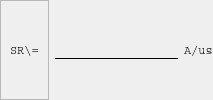
                                 <widget class="QFrame" name="frame_58">
                                  <property name="frameShape">
                                   <enum>QFrame::NoFrame</enum>
                                  </property>
                                  <property name="frameShadow">
                                   <enum>QFrame::Plain</enum>
                                  </property>
                                  <layout class="QHBoxLayout" name="horizontalLayout_16">
                                   <property name="leftMargin">
                                    <number>0</number>
                                   </property>
                                   <property name="topMargin">
                                    <number>0</number>
                                   </property>
                                   <property name="rightMargin">
                                    <number>0</number>
                                   </property>
                                   <property name="bottomMargin">
                                    <number>0</number>
                                   </property>
                                   <item>
                                    <widget class="QFrame" name="frame_59">
                                     <property name="frameShape">
                                      <enum>QFrame::StyledPanel</enum>
                                     </property>
                                     <property name="frameShadow">
                                      <enum>QFrame::Raised</enum>
                                     </property>
                                     <layout class="QVBoxLayout" name="verticalLayout_39">
                                      <item>
                                       <widget class="QLabel" name="label_22">
                                        <property name="font">
                                         <font>
                                          <family>Courier</family>
                                         </font>
                                        </property>
                                        <property name="text">
                                         <string>SR\=</string>
                                        </property>
                                       </widget>
                                      </item>
                                     </layout>
                                    </widget>
                                   </item>
                                   <item>
                                    <widget class="QFrame" name="frame_60">
                                     <property name="frameShape">
                                      <enum>QFrame::NoFrame</enum>
                                     </property>
                                     <property name="frameShadow">
                                      <enum>QFrame::Plain</enum>
                                     </property>
                                     <layout class="QHBoxLayout" name="horizontalLayout_17">
                                      <property name="spacing">
                                       <number>0</number>
                                      </property>
                                      <property name="leftMargin">
                                       <number>0</number>
                                      </property>
                                      <property name="topMargin">
                                       <number>0</number>
                                      </property>
                                      <property name="rightMargin">
                                       <number>0</number>
                                      </property>
                                      <property name="bottomMargin">
                                       <number>0</number>
                                      </property>
                                      <item>
                                       <widget class="QLineEdit" name="lineEdit_8">
                                        <property name="minimumSize">
                                         <size>
                                          <width>50</width>
                                          <height>0</height>
                                         </size>
                                        </property>
                                        <property name="styleSheet">
                                         <string notr="true">QLineEdit{
	border:transparent;
	background: transparent;
	border-bottom: 1px solid black;
	font: 14px;

}


QLineEdit:down-arrow {
    image: url(resources/arrow.png);
	width: 14px;
	height: 14px;
}

QLineEdit QAbstractItemView {

    border: 2px solid darkgray;
    selection-background-color: rgb(174, 255, 193);
	selection-color: black;
	background-color: white;

}</string>
                                        </property>
                                       </widget>
                                      </item>
                                     </layout>
                                    </widget>
                                   </item>
                                   <item>
                                    <widget class="QFrame" name="frame_61">
                                     <property name="frameShape">
                                      <enum>QFrame::NoFrame</enum>
                                     </property>
                                     <property name="frameShadow">
                                      <enum>QFrame::Plain</enum>
                                     </property>
                                     <layout class="QVBoxLayout" name="verticalLayout_40">
                                      <property name="spacing">
                                       <number>0</number>
                                      </property>
                                      <property name="leftMargin">
                                       <number>0</number>
                                      </property>
                                      <property name="topMargin">
                                       <number>0</number>
                                      </property>
                                      <property name="rightMargin">
                                       <number>0</number>
                                      </property>
                                      <property name="bottomMargin">
                                       <number>0</number>
                                      </property>
                                      <item>
                                       <widget class="QLabel" name="label_23">
                                        <property name="font">
                                         <font>
                                          <family>Courier</family>
                                         </font>
                                        </property>
                                        <property name="styleSheet">
                                         <string notr="true">border: transparent;</string>
                                        </property>
                                        <property name="text">
                                         <string>A/us</string>
                                        </property>
                                        <property name="scaledContents">
                                         <bool>true</bool>
                                        </property>
                                       </widget>
                                      </item>
                                     </layout>
                                    </widget>
                                   </item>
                                  </layout>
                                 </widget>
